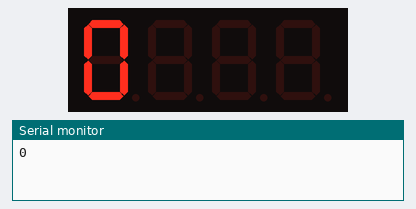
The sketch below on a simulated Arduino Uno, built with avr-gcc and run on an emulated ATmega328P. On the bench: 4-digit seven-segment display, the last lines printed to the serial monitor.

Above: at 1.6 s.
At 7.6 s:
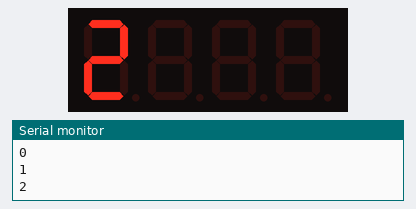
At 16.6 s:
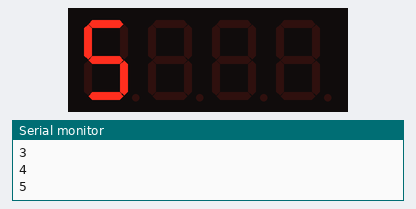
At 31.6 s:
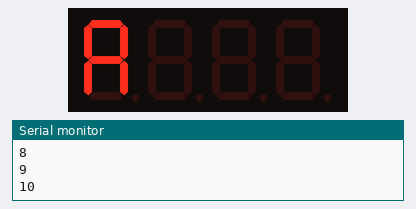
At 34.6 s:
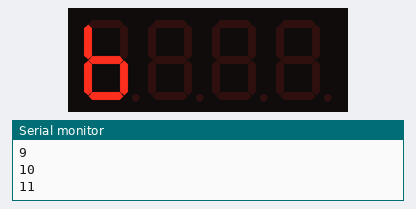
At 37.6 s:
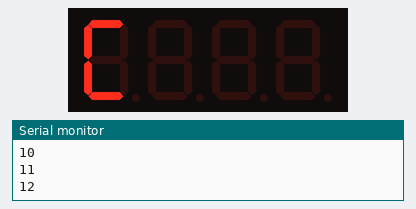

The sketch:

Display.ino
```cpp
#include "TM1637.h"

TM1637 tm1637(3,2);

void setup() {
  // put your setup code here, to run once:
  tm1637.init();
  tm1637.set(BRIGHT_TYPICAL);
  //BRIGHT_TYPICAL = 2,BRIGHT_DARKEST = 0,BRIGHTEST = 7;

  delay(1500);//Delay to let system boot
  Serial.begin (9600);

}

void loop() {
    int i = 0;
    for (i = 0; i < 100; i++) {
      tm1637.display (0, i);
      Serial.println(i);
      delay(3000);
    }
}
```

Measured:
- what the display in image 0 shows lasts 3.0 s, from 1.5 s to 4.5 s
